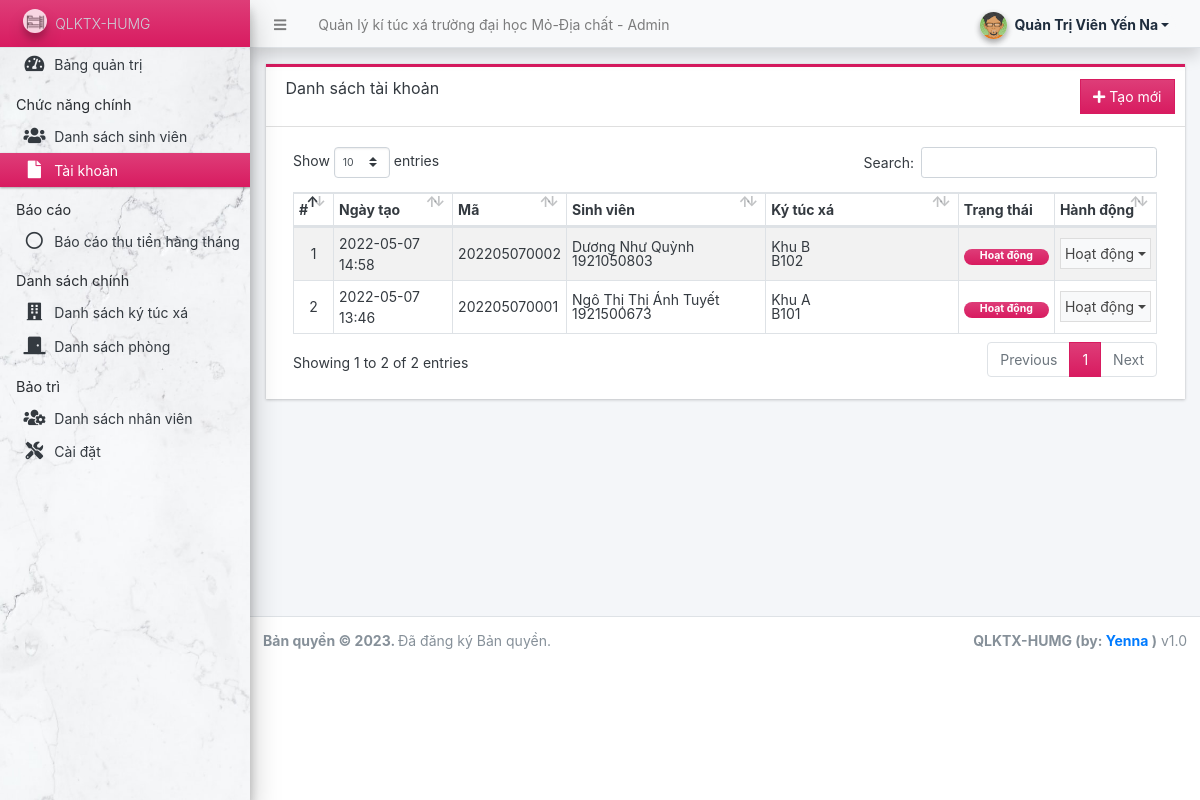
/admin/?page=accounts (signed in), run on the app's committed database.
### tables this page shows
CREATE TABLE `account_list` (
  `id` int(30) NOT NULL,
  `code` varchar(100) NOT NULL,
  `student_id` int(30) NOT NULL,
  `room_id` int(30) NOT NULL,
  `rate` float(12,2) NOT NULL DEFAULT 0.00,
  `status` tinyint(1) NOT NULL DEFAULT 1,
  `delete_flag` tinyint(1) NOT NULL DEFAULT 0,
  `date_created` datetime NOT NULL DEFAULT current_timestamp(),
  `date_updated` datetime NOT NULL DEFAULT current_timestamp() ON UPDATE current_timestamp()
);

CREATE TABLE `student_list` (
  `id` int(30) NOT NULL,
  `code` varchar(100) NOT NULL,
  `firstname` text NOT NULL,
  `middlename` text DEFAULT NULL,
  `lastname` text NOT NULL,
  `department` text NOT NULL,
  `course` text NOT NULL,
  `gender` varchar(20) NOT NULL,
  `contact` text NOT NULL,
  `email` text NOT NULL,
  `address` text NOT NULL,
  `emergency_name` text NOT NULL,
  `emergency_contact` text NOT NULL,
  `emergency_address` text NOT NULL,
  `emergency_relation` text NOT NULL,
  `status` tinyint(1) NOT NULL DEFAULT 1,
  `delete_flag` tinyint(1) NOT NULL DEFAULT 0,
  `date_created` datetime NOT NULL DEFAULT current_timestamp(),
  `date_updated` datetime NOT NULL DEFAULT current_timestamp() ON UPDATE current_timestamp()
);

CREATE TABLE `dorm_list` (
  `id` int(30) NOT NULL,
  `name` text NOT NULL,
  `status` tinyint(1) NOT NULL DEFAULT 1,
  `delete_flag` tinyint(1) NOT NULL DEFAULT 0,
  `date_created` datetime NOT NULL DEFAULT current_timestamp(),
  `date_updated` datetime NOT NULL DEFAULT current_timestamp() ON UPDATE current_timestamp()
);

CREATE TABLE `room_list` (
  `id` int(30) NOT NULL,
  `dorm_id` int(30) NOT NULL,
  `name` text NOT NULL,
  `slots` int(10) NOT NULL DEFAULT 0,
  `price` float(12,2) NOT NULL DEFAULT 0.00,
  `status` tinyint(1) NOT NULL DEFAULT 1,
  `delete_flag` tinyint(1) NOT NULL DEFAULT 0,
  `date_created` datetime NOT NULL DEFAULT current_timestamp(),
  `date_updated` datetime NOT NULL DEFAULT current_timestamp() ON UPDATE current_timestamp()
);

### admin/accounts/index.php (the view, shortened to what this page needs)
<div class="card card-outline rounded-0 card-maroon">
	<div class="card-header">
		<h3 class="card-title">Danh sách tài khoản</h3>
		<div class="card-tools">
			<a href="./?page=accounts/manage_account" id="create_new" class="btn btn-flat btn-primary"><span class="fas fa-plus"></span>  Tạo mới</a>
		</div>
	</div>
	<div class="card-body">
        <div class="container-fluid">
			<table class="table table-hover table-striped table-bordered" id="list">
				<colgroup>
					<col width="5%">
					<col width="15%">
					<col width="10%">
					<col width="25%">
					<col width="25%">
					<col width="10%">
					<col width="10%">
				</colgroup>
				<thead>
					<tr>
					<th>#</th>
					<th>Ngày tạo</th>
					<th>Mã</th>
					<th>Sinh viên</th>
					<th>Ký túc xá</th>
					<th>Trạng thái</th>
					<th>Hành động</th>
					</tr>
				</thead>
				<tbody>
					<?php
					$i = 1;
						$qry = $conn->query("SELECT a.*, s.code as student_code, concat(s.firstname, ' ', coalesce(concat(s.middlename,' '), ''), s.lastname) as `student`, d.name as dorm, r.name as `room` FROM `account_list` a inner join student_list s on a.student_id = s.id inner join `room_list` r on a.room_id = r.id inner join `dorm_list` d on r.dorm_id = d.id where a.delete_flag = 0 order by a.status desc, student asc");
						while($row = $qry->fetch_assoc()):
					?>
						<tr>
							<td class="text-center"><?php echo $i++; ?></td>
							<td><?php echo date("Y-m-d H:i",strtotime($row['date_created'])) ?></td>
							<td><?php echo $row['code'] ?></td>
							<td>
								<div style="line-height:1em">
									<div><?= $row['student'] ?></div>
									<div><?= $row['student_code'] ?></div>
								</div>
							</td>
							<td>
								<div style="line-height:1em">
									<div><?= $row['dorm'] ?></div>
									<div><?= $row['room'] ?></div>
								</div>
							</td>
							<td class="text-center">
								<?php if($row['status'] == 1): ?>
                                    <span class="badge badge-maroon bg-gradient-maroon px-3 rounded-pill">Hoạt động</span>
                                <?php else: ?>
                                    <span class="badge badge-light bg-gradient-light border text-dark px-3 rounded-pill">Không hoạt động</span>
                                <?php endif; ?>
                            </td>
							<td align="center">
								 <button type="button" class="btn btn-flat p-1 btn-default btn-sm dropdown-toggle dropdown-icon" data-toggle="dropdown">
				                  		Hoạt động
				                  </button>
							</td>
						</tr>
					<?php endwhile; ?>
				</tbody>
			</table>
		</div>
	</div>
</div>

### data on the page
account_list: date_created "2022-05-07 14:58", code "202205070002", student "Dương Như Quỳnh", student.code "1921050803", dorm_list.name "Khu B", room.name "B102", status "Hoạt động"
account_list: date_created "2022-05-07 13:46", code "202205070001", student "Ngô Thị Thị Ánh Tuyết", student.code "1921500673", dorm_list.name "Khu A", room.name "B101", status "Hoạt động"

### other printed values
$_settings->info('name') "Quản lý kí túc xá trường đại học Mỏ-Địa chất"
$_settings->userdata('firstname').' '.$_settings->userdata('lastname') "Quản Trị Viên Yến Na"
$_settings->info('short_name') "QLKTX-HUMG"
